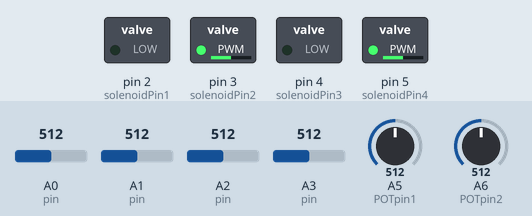
Simulated run of this sketch. Board: Arduino Nano, built with avr-gcc and run on an emulated ATmega328P. On the bench: switched loads named in the sketch (green lamp = pin HIGH). The inputs (shaded band) are chosen by the test bench; at power-on: A5 (POTpin1) = 512, A6 (POTpin2) = 512, A0 (pin) = 512, A1 (pin) = 512, A2 (pin) = 512, A3 (pin) = 512. What the sketch prints to the serial monitor is not drawn.

Above: at 1.2 s.
1.3 s: A5 (POTpin1) set to 30
At 2.4 s:
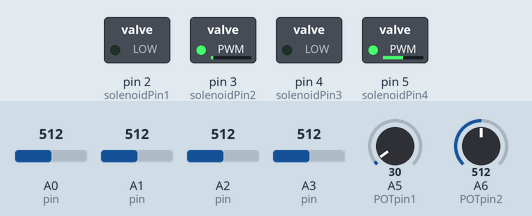
2.9 s: A6 (POTpin2) set to 30
At 3.8 s:
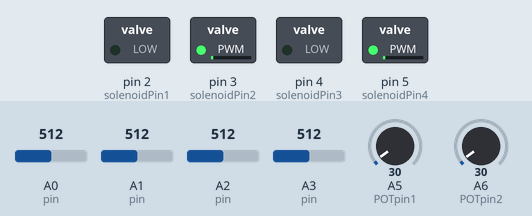
4.5 s: A5 (POTpin1) set to 306
At 5.8 s:
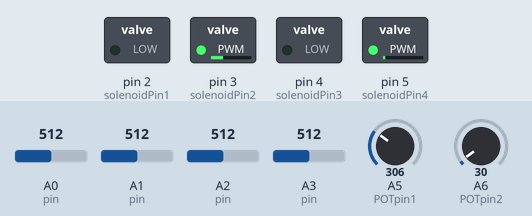
6.1 s: A6 (POTpin2) set to 716
At 7.0 s:
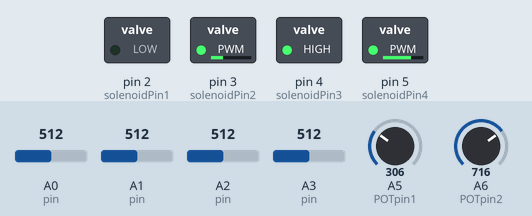
7.7 s: A5 (POTpin1) set to 5
At 8.7 s:
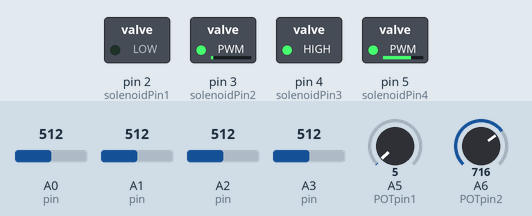
9.3 s: A6 (POTpin2) set to 992
At 9.8 s:
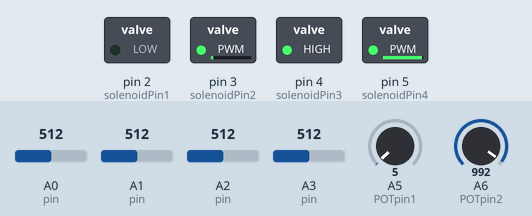
Timing chart, 0 to 11.9 s (numbered marks = the images above; inputs shaded):
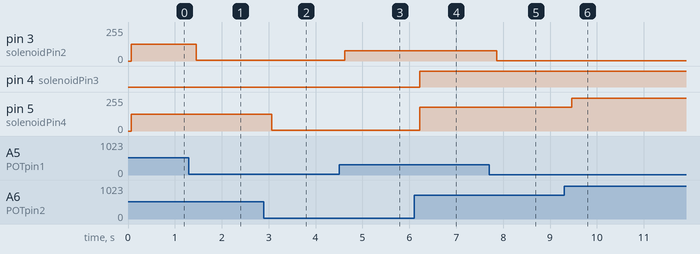

The sketch:

Airpumpcontrol_and_multiresistancereadings.ino
```cpp
#include <List.hpp>
/*===========================================================     Header     ==============================================================

  Katelyn Rosethorn M.
  Created: Monday, October 9th
  Updated: Thursday, October 12th

  This file serves to reduce the voltage-divider reading sketches to a setup that can more easily output to motors with an update_sensors() and get_resistance() function

  Instructions:
    - To add a sensor, update number_of_sensors on line 40 and add it in a similar fashion to others in Sensor_Init()

/*=========================================================   Device Setup   =============================================================*/


const int MAX_WINDOW_SIZE = 15;         // the size of the moving window of voltages we are reading from the sensor
const int voltage_in = 5;               // 5V voltage_in
const float sensor_to_5V = 5.0 / 1023;  //scalar to scale analogRead output to 0 to 5V scale

int POTpin1 = A5; //The following two pins are for reading the potentiometer readings to control arm for now
int POTpin2 = A6;
int solenoidPin1 = 2; //The following 4 pins are for the power of which we control the solenoids
int solenoidPin2 = 3;
int solenoidPin3 = 4;
int solenoidPin4 = 5;

int POTval1, mapval1, percent1; //These values will be converted to percentages and mapped to the right values for controlling solenoids
int POTval2, mapval2, percent2;

typedef struct Sensor {
  /*
    Description:
      Sensors are stored as "structs", with editible inputs name and pin.
    Variables:
      *name: char array                 Sensor's name
      pin: int                          Arduino pin the resistance is read from, ie Vout
      voltage_window: List <float>      window used to store voltages
      voltage_sum: float                value used to hold the sum over n measurements
      resistance: float                 holds the resistance of the sensor; updated every n measurements
  */
  char *name = "";
  int pin = A0;
  float resistor_known = 90; //ohms
  List<float> voltage_window;
  float voltage_sum = 0;
  float resistance = 0.0;
};

const int number_of_sensors = 4;
Sensor Sensors[number_of_sensors];
void Sensor_Init() {
  Sensors[0].name = "Sensor 1";
  Sensors[0].pin = A0;
  Sensors[0].resistor_known = 90.05;

  Sensors[1].name = "Sensor 3";
  Sensors[1].pin = A1;
  Sensors[1].resistor_known = 90.05;

  Sensors[2].name = "Sensor 5";
  Sensors[2].pin = A2;
  Sensors[2].resistor_known = 90.05;

  Sensors[3].name = "Sensor 7";
  Sensors[3].pin = A3;
  Sensors[3].resistor_known = 90.08;

  calibrate_devices();
}

/*=========================================================   Helper Functions   ===========================================================*/

bool calibrated = false; // true if calibration has been run

float get_voltage(int pin){
  /**
  Description:
    Returns the voltage from the given pin
  Arguments:
    @param pin: int        the pin to read voltage from
  Returns:
    @return :float         the voltage from given pin
  */
  return analogRead(pin) * sensor_to_5V;
}

float calc_resistance(float voltage_out, float resistor_known) {
  /**
  Description:
    Returns the resistance, calculated from Vout of the corresponding pin
  Arguments:
    @param voltage_out: float         voltage read from a sensor
    @param resistor_known: float      known resistor in the sensor
  Returns:
    @return resistance: float         resistance calculated from V_out
  */
  float resistance = 0;
  resistance = (voltage_out*resistor_known) / (voltage_in - voltage_out);
  return resistance;
}

int measurements = 0;
void update_sensors() {
  /*
  Description:
    Should be called every loop iteration for ideal measurements. Updates the sensors' voltage_window and voltage_sum
    and calls calc_resistance() if the sensors have been calibrated
  */
  for(int i=0; i < number_of_sensors; i++) {
    float voltage = get_voltage(Sensors[i].pin);
    Sensors[i].voltage_window.add(voltage);
    Sensors[i].voltage_sum += voltage;
    if (calibrated) {
      Sensors[i].voltage_sum -= Sensors[i].voltage_window[0];
      Sensors[i].voltage_window.removeFirst();
      Sensors[i].resistance = calc_resistance(Sensors[i].voltage_sum / MAX_WINDOW_SIZE, Sensors[i].resistor_known);
      // Sensors[i].resistance = voltage;
    }
  }
}

String debug(){
  /**
  Description:
    returns a column-formatted string of the sensor resistance values
  */
  long t = millis();
  String debug_string = String(t);
  for (int i=0; i < number_of_sensors; i++) {
    debug_string = debug_string + " " + String(Sensors[i].resistance);
  }
  return debug_string;
}

/*=============================================================   Initialization  ========================================================*/

void calibrate_sensors() {
  for (int i=0; i < MAX_WINDOW_SIZE; i++){
    update_sensors();
  }
}

void calibrate_devices() {
  calibrate_sensors();
  calibrated = true;
}

void setup() {
  Serial.begin(9600);
  Sensor_Init();
}

/*=============================================================   Loop   ====================================================================*/

void loop() {
  update_sensors();
  Serial.print("Resistance: ");
  Serial.print(debug());
  POTval1 = analogRead(POTpin1);
  mapval1 = map(POTval1, 0, 1023, 0,255);
  percent1 = map(POTval1, 0, 1023, 0,100);
  POTval2 = analogRead(POTpin2);
  mapval2 = map(POTval2, 0, 1023, 0, 255);
  percent2 = map(POTval2, 0,1023, 0,100);

  Serial.print("\tPotval1: ");
  Serial.print(POTval1);
  // Serial.println();
  Serial.print("\tmapval1 ");
  Serial.print(mapval1);
  Serial.print("\tPercentage: ");
  Serial.print(percent1);
  // Serial.println();
  Serial.print("\tPotval2: " );
  Serial.print(POTval2);
  // Serial.println();
  Serial.print("\tmapval2: ");
  Serial.print(mapval2);
  Serial.print("\tPercentage: ");
  Serial.print(percent2);
  Serial.println();

  analogWrite(solenoidPin1, mapval1);
  // delay(100);
  analogWrite(solenoidPin2, mapval1);
  analogWrite(solenoidPin3, mapval2);
  analogWrite(solenoidPin4, mapval2);
}
```

Measured:
- after the input at 1.3 s, pin 3 (solenoidPin2): 127/255 → 7/255 after 0.16 s
- after the input at 2.9 s, pin 5 (solenoidPin4): 127/255 → 7/255 after 0.17 s
- after the input at 4.5 s, pin 3 (solenoidPin2): 7/255 → 76/255 after 0.12 s
- after the input at 6.1 s, pin 4 (solenoidPin3): LOW → HIGH after 0.12 s; pin 5 (solenoidPin4): 7/255 → 178/255 after 0.12 s
- after the input at 7.7 s, pin 3 (solenoidPin2): 76/255 → 1/255 after 0.17 s
- after the input at 9.3 s, pin 5 (solenoidPin4): 178/255 → 247/255 after 0.16 s
